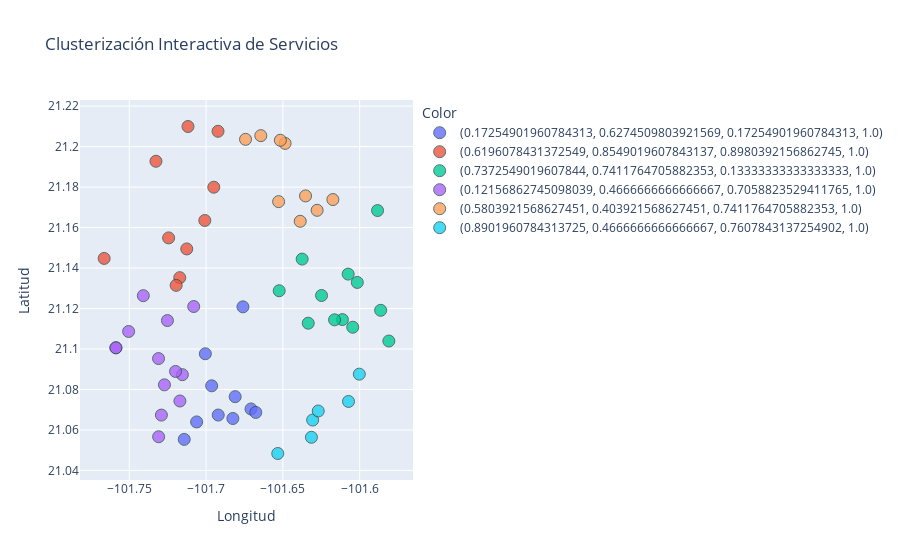

Write notebook code for a chart like this one.
### Code cell
semana_chamba.visualizar_cluster()

semana_chamba.visualizar_grafo()

semana_chamba.visualizar_cluster_interactivo()

semana_chamba.visualizar_grafo_interactivo()

### Figure 1 — Plotly figure (JSON) as saved in the notebook; plotly's stock layout.template omitted (floating-point values rounded to 4 significant figures)
{"data": [{"customdata": [[1, "mantenimiento de hidro", 15], [4, "instalación sencilla", 120], [8, "entrega de mercancía mayor", 30], [20, "instalación completa", 180], [25, "revisión por garantía", 30], [27, "mantenimiento de hidro", 15], [38, "instalación sencilla", 120], [42, "revisión para instalar", 20], [44, "instalación avanzada", 150], [60, "entrega de mercancía menor", 10]], "hovertemplate": "Color=(0.17254901960784313, 0.6274509803921569, 0.17254901960784313, 1.0)<br>Longitud=%{x}<br>Latitud=%{y}<br>ID=%{customdata[0]}<br>Tipo=%{customdata[1]}<br>Tiempo=%{customdata[2]}<extra></extra>", "legendgroup": "(0.17254901960784313, 0.6274509803921569, 0.17254901960784313, 1.0)", "marker": {"color": "#636efa", "line": {"color": "DarkSlateGrey", "width": 1}, "opacity": 0.8, "size": 12, "symbol": "circle"}, "mode": "markers", "name": "(0.17254901960784313, 0.6274509803921569, 0.17254901960784313, 1.0)", "orientation": "v", "showlegend": true, "type": "scatter", "x": [-101.7, -101.7, -101.7, -101.7, -101.7, -101.7, -101.7, -101.7, -101.7, -101.7], "xaxis": "x", "y": [21.07, 21.07, 21.08, 21.07, 21.06, 21.06, 21.07, 21.12, 21.1, 21.08], "yaxis": "y"}, {"customdata": [[2, "mantenimiento completo", 60], [13, "entrega de mercancía menor", 10], [16, "revisión externa", 30], [18, "mantenimiento de hidro", 15], [19, "instalación avanzada", 150], [24, "revisión para instalar", 20], [29, "revisión por garantía", 30], [35, "revisión por garantía de instalaciones externas", 30], [55, "revisión para instalar", 20], [58, "mantenimiento completo", 60]], "hovertemplate": "Color=(0.6196078431372549, 0.8549019607843137, 0.8980392156862745, 1.0)<br>Longitud=%{x}<br>Latitud=%{y}<br>ID=%{customdata[0]}<br>Tipo=%{customdata[1]}<br>Tiempo=%{customdata[2]}<extra></extra>", "legendgroup": "(0.6196078431372549, 0.8549019607843137, 0.8980392156862745, 1.0)", "marker": {"color": "#EF553B", "line": {"color": "DarkSlateGrey", "width": 1}, "opacity": 0.8, "size": 12, "symbol": "circle"}, "mode": "markers", "name": "(0.6196078431372549, 0.8549019607843137, 0.8980392156862745, 1.0)", "orientation": "v", "showlegend": true, "type": "scatter", "x": [-101.7, -101.8, -101.7, -101.7, -101.7, -101.7, -101.7, -101.7, -101.7, -101.7], "xaxis": "x", "y": [21.19, 21.14, 21.14, 21.15, 21.21, 21.15, 21.16, 21.21, 21.13, 21.18], "yaxis": "y"}, {"customdata": [[3, "instalación completa", 180], [6, "instalación completa", 180], [12, "entrega de mercancía mayor", 30], [17, "instalación sencilla", 120], [22, "entrega de mercancía mayor", 30], [26, "instalación sencilla", 120], [31, "revisión por garantía de instalaciones externas", 30], [34, "instalación completa", 180], [37, "revisión externa", 30], [41, "revisión por garantía de instalaciones externas", 30], [45, "revisión por garantía de instalaciones externas", 30], [46, "mantenimiento sencillo", 15]], "hovertemplate": "Color=(0.7372549019607844, 0.7411764705882353, 0.13333333333333333, 1.0)<br>Longitud=%{x}<br>Latitud=%{y}<br>ID=%{customdata[0]}<br>Tipo=%{customdata[1]}<br>Tiempo=%{customdata[2]}<extra></extra>", "legendgroup": "(0.7372549019607844, 0.7411764705882353, 0.13333333333333333, 1.0)", "marker": {"color": "#00cc96", "line": {"color": "DarkSlateGrey", "width": 1}, "opacity": 0.8, "size": 12, "symbol": "circle"}, "mode": "markers", "name": "(0.7372549019607844, 0.7411764705882353, 0.13333333333333333, 1.0)", "orientation": "v", "showlegend": true, "type": "scatter", "x": [-101.7, -101.6, -101.6, -101.6, -101.6, -101.6, -101.6, -101.6, -101.6, -101.6, -101.6, -101.6], "xaxis": "x", "y": [21.13, 21.11, 21.11, 21.14, 21.11, 21.11, 21.14, 21.13, 21.13, 21.1, 21.17, 21.12], "yaxis": "y"}, {"customdata": [[5, "revisión externa", 30], [15, "revisión por garantía de instalaciones externas", 30], [21, "instalación avanzada", 150], [30, "mantenimiento sencillo", 15], [33, "entrega de mercancía menor", 10], [36, "revisión externa", 30], [39, "entrega de mercancía mayor", 30], [49, "mantenimiento de hidro", 15], [50, "mantenimiento de hidro", 15], [52, "revisión por garantía", 30], [53, "instalación completa", 180], [54, "instalación avanzada", 150], [59, "mantenimiento completo", 60]], "hovertemplate": "Color=(0.12156862745098039, 0.4666666666666667, 0.7058823529411765, 1.0)<br>Longitud=%{x}<br>Latitud=%{y}<br>ID=%{customdata[0]}<br>Tipo=%{customdata[1]}<br>Tiempo=%{customdata[2]}<extra></extra>", "legendgroup": "(0.12156862745098039, 0.4666666666666667, 0.7058823529411765, 1.0)", "marker": {"color": "#ab63fa", "line": {"color": "DarkSlateGrey", "width": 1}, "opacity": 0.8, "size": 12, "symbol": "circle"}, "mode": "markers", "name": "(0.12156862745098039, 0.4666666666666667, 0.7058823529411765, 1.0)", "orientation": "v", "showlegend": true, "type": "scatter", "x": [-101.8, -101.7, -101.7, -101.7, -101.7, -101.7, -101.8, -101.8, -101.7, -101.7, -101.7, -101.7, -101.7], "xaxis": "x", "y": [21.1, 21.06, 21.09, 21.07, 21.08, 21.1, 21.1, 21.11, 21.07, 21.11, 21.12, 21.09, 21.13], "yaxis": "y"}, {"customdata": [[7, "instalación avanzada", 150], [9, "mantenimiento completo", 60], [10, "instalación completa", 180], [14, "entrega de mercancía mayor", 30], [23, "revisión para instalar", 20], [28, "instalación sencilla", 120], [32, "entrega de mercancía mayor", 30], [47, "mantenimiento sencillo", 15], [48, "revisión por garantía", 30]], "hovertemplate": "Color=(0.5803921568627451, 0.403921568627451, 0.7411764705882353, 1.0)<br>Longitud=%{x}<br>Latitud=%{y}<br>ID=%{customdata[0]}<br>Tipo=%{customdata[1]}<br>Tiempo=%{customdata[2]}<extra></extra>", "legendgroup": "(0.5803921568627451, 0.403921568627451, 0.7411764705882353, 1.0)", "marker": {"color": "#FFA15A", "line": {"color": "DarkSlateGrey", "width": 1}, "opacity": 0.8, "size": 12, "symbol": "circle"}, "mode": "markers", "name": "(0.5803921568627451, 0.403921568627451, 0.7411764705882353, 1.0)", "orientation": "v", "showlegend": true, "type": "scatter", "x": [-101.6, -101.6, -101.7, -101.6, -101.6, -101.6, -101.7, -101.7, -101.7], "xaxis": "x", "y": [21.17, 21.16, 21.17, 21.17, 21.18, 21.2, 21.2, 21.21, 21.2], "yaxis": "y"}, {"customdata": [[11, "instalación avanzada", 150], [40, "mantenimiento completo", 60], [43, "mantenimiento de hidro", 15], [51, "entrega de mercancía mayor", 30], [56, "entrega de mercancía mayor", 30], [57, "mantenimiento sencillo", 15]], "hovertemplate": "Color=(0.8901960784313725, 0.4666666666666667, 0.7607843137254902, 1.0)<br>Longitud=%{x}<br>Latitud=%{y}<br>ID=%{customdata[0]}<br>Tipo=%{customdata[1]}<br>Tiempo=%{customdata[2]}<extra></extra>", "legendgroup": "(0.8901960784313725, 0.4666666666666667, 0.7607843137254902, 1.0)", "marker": {"color": "#19d3f3", "line": {"color": "DarkSlateGrey", "width": 1}, "opacity": 0.8, "size": 12, "symbol": "circle"}, "mode": "markers", "name": "(0.8901960784313725, 0.4666666666666667, 0.7607843137254902, 1.0)", "orientation": "v", "showlegend": true, "type": "scatter", "x": [-101.6, -101.6, -101.6, -101.6, -101.6, -101.7], "xaxis": "x", "y": [21.06, 21.07, 21.06, 21.07, 21.09, 21.05], "yaxis": "y"}], "layout": {"legend": {"title": {"text": "Color"}, "tracegroupgap": 0}, "title": {"text": "Clusterización Interactiva de Servicios"}, "xaxis": {"anchor": "y", "domain": [0, 1], "title": {"text": "Longitud"}}, "yaxis": {"anchor": "x", "domain": [0, 1], "title": {"text": "Latitud"}}}}
